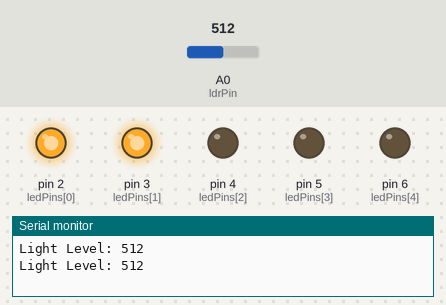
The sketch below on a simulated Arduino Uno, built with avr-gcc and run on an emulated ATmega328P. Parts: output pins drawn as LEDs (lit = HIGH), the last lines printed to the serial monitor. The test bench sets the inputs (shaded band); at power-on: A0 (ldrPin) = 512.

Above: at 1.8 s.
1.9 s: A0 (ldrPin) set to 598
3.4 s: A0 (ldrPin) set to 628
At 4.4 s:
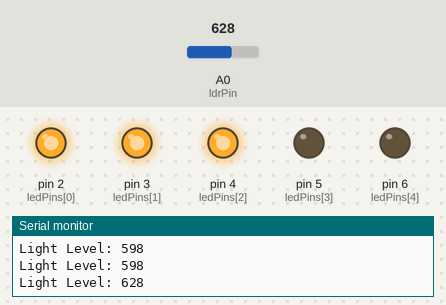
5.5 s: A0 (ldrPin) set to 812
7.2 s: A0 (ldrPin) set to 834
At 8.7 s:
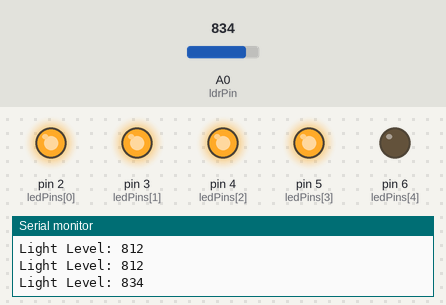
9.5 s: A0 (ldrPin) set to 1012
11.2 s: A0 (ldrPin) set to 1023
At 13.0 s:
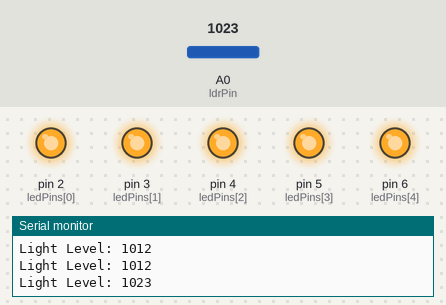
Timing chart, 0 to 14.5 s (numbered marks = the images above; inputs shaded):
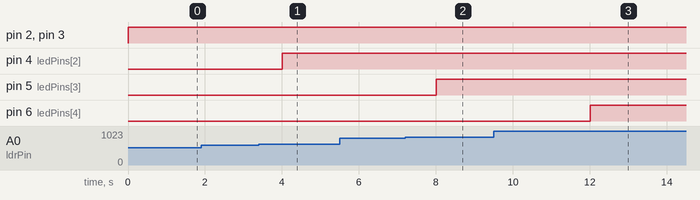

The sketch:

EXP_5_STREET_LED_CONTROLLER.ino
```cpp
const int ldrPin = A0;          // LDR connected to analog pin A0
const int numLeds = 5;          // Number of LEDs
const int ledPins[] = {2, 3, 4, 5, 6};  // LED pins

int darkThreshold = 500;        // Adjust this threshold based on your environment

void setup() {
  pinMode(ldrPin, INPUT);
  for (int i = 0; i < numLeds; i++) {
    pinMode(ledPins[i], OUTPUT);
    digitalWrite(ledPins[i], LOW); // Ensure all LEDs are initially off
  }
  Serial.begin(9600);
}

void loop() {
  int lightLevel = analogRead(ldrPin);

  // Print light level to Serial Monitor (optional)
  Serial.print("Light Level: ");
  Serial.println(lightLevel);

  // Map the light level to the number of LEDs
  int numLedsToTurnOn = map(lightLevel, 0, 1023, 0, numLeds);

  // Turn on the LEDs based on the mapped value
  for (int i = 0; i < numLeds; i++) {
    if (i < numLedsToTurnOn) {
      digitalWrite(ledPins[i], HIGH);
    } else {
      digitalWrite(ledPins[i], LOW);
    }
  }

  delay(1000);  // Adjust the delay time as needed
}
```

Measured:
- the behaviour switches between 613 and 614 on A0 (ldrPin) (found by bisection; images 0 and 1)
- the behaviour switches between 818 and 819 on A0 (ldrPin) (found by bisection; images 1 and 2)
- the behaviour switches between 1022 and 1023 on A0 (ldrPin) (found by bisection; images 2 and 3)
- after the input at 3.4 s, pin 4 (ledPins[2]): LOW → HIGH after 0.60 s
- after the input at 7.2 s, pin 5 (ledPins[3]): LOW → HIGH after 0.80 s
- after the input at 11.2 s, pin 6 (ledPins[4]): LOW → HIGH after 0.81 s
